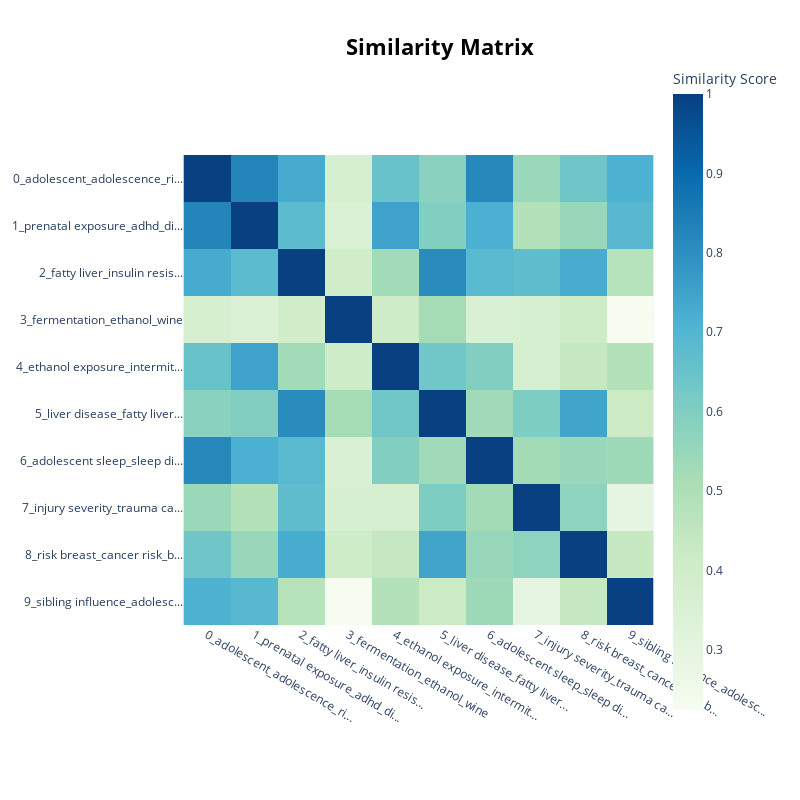

The code cell stored with this chart in its notebook:
### Code cell
topic_model.visualize_heatmap()

### Figure 1 — Plotly figure (JSON) as saved in the notebook; plotly's stock layout.template omitted (floating-point values rounded to 4 significant figures)
{"data": [{"coloraxis": "coloraxis", "hovertemplate": "x: %{x}<br>y: %{y}<br>Similarity Score: %{z}<extra></extra>", "name": "0", "type": "heatmap", "x": ["0_adolescent_adolescence_ri...", "1_prenatal exposure_adhd_di...", "2_fatty liver_insulin resis...", "3_fermentation_ethanol_wine", "4_ethanol exposure_intermit...", "5_liver disease_fatty liver...", "6_adolescent sleep_sleep di...", "7_injury severity_trauma ca...", "8_risk breast_cancer risk_b...", "9_sibling influence_adolesc..."], "xaxis": "x", "y": ["0_adolescent_adolescence_ri...", "1_prenatal exposure_adhd_di...", "2_fatty liver_insulin resis...", "3_fermentation_ethanol_wine", "4_ethanol exposure_intermit...", "5_liver disease_fatty liver...", "6_adolescent sleep_sleep di...", "7_injury severity_trauma ca...", "8_risk breast_cancer risk_b...", "9_sibling influence_adolesc..."], "yaxis": "y", "z": [[1.0, 0.8247, 0.7298, 0.3745, 0.6526, 0.5789, 0.8158, 0.5447, 0.6385, 0.7098], [0.8247, 1.0, 0.6792, 0.3449, 0.7515, 0.5977, 0.7172, 0.4876, 0.5503, 0.6891], [0.7298, 0.6792, 1.0, 0.3957, 0.5271, 0.8096, 0.6855, 0.6706, 0.7269, 0.4752], [0.3745, 0.3449, 0.3957, 1.0, 0.4024, 0.5224, 0.3538, 0.3625, 0.4078, 0.2241], [0.6526, 0.7515, 0.5271, 0.4024, 1.0, 0.6345, 0.5978, 0.364, 0.4381, 0.4842], [0.5789, 0.5977, 0.8096, 0.5224, 0.6345, 1.0, 0.5323, 0.6048, 0.7465, 0.4164], [0.8158, 0.7172, 0.6855, 0.3538, 0.5978, 0.5323, 1.0, 0.5249, 0.5486, 0.537], [0.5447, 0.4876, 0.6706, 0.3625, 0.364, 0.6048, 0.5249, 1.0, 0.573, 0.2966], [0.6385, 0.5503, 0.7269, 0.4078, 0.4381, 0.7465, 0.5486, 0.573, 1.0, 0.4338], [0.7098, 0.6891, 0.4752, 0.2241, 0.4842, 0.4164, 0.537, 0.2966, 0.4338, 1.0]]}], "layout": {"coloraxis": {"colorbar": {"title": {"text": "Similarity Score"}}, "colorscale": [[0, "rgb(247,252,240)"], [0.125, "rgb(224,243,219)"], [0.25, "rgb(204,235,197)"], [0.375, "rgb(168,221,181)"], [0.5, "rgb(123,204,196)"], [0.625, "rgb(78,179,211)"], [0.75, "rgb(43,140,190)"], [0.875, "rgb(8,104,172)"], [1, "rgb(8,64,129)"]]}, "height": 800, "hoverlabel": {"bgcolor": "white", "font": {"family": "Rockwell", "size": 16}}, "legend": {"title": {"text": "Trend"}}, "margin": {"t": 60}, "showlegend": true, "title": {"font": {"color": "Black", "size": 22}, "text": "<b>Similarity Matrix</b>", "x": 0.55, "xanchor": "center", "y": 0.95, "yanchor": "top"}, "width": 800, "xaxis": {"anchor": "y", "constrain": "domain", "domain": [0, 1], "scaleanchor": "y"}, "yaxis": {"anchor": "x", "autorange": "reversed", "constrain": "domain", "domain": [0, 1]}}}
